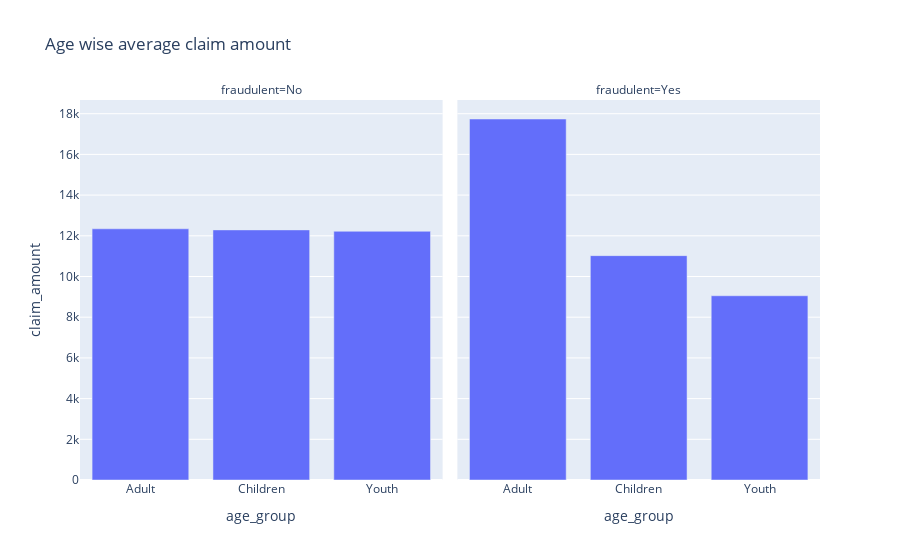

Source (notebook cell):
### Code cell
fig = px.bar(age_cat, x="age_group", y="claim_amount", facet_col="fraudulent",title="Age wise average claim amount")
fig.show()

### Figure 1 — Plotly figure (JSON) as saved in the notebook; plotly's stock layout.template omitted (floating-point values rounded to 4 significant figures)
{"data": [{"alignmentgroup": "True", "hovertemplate": "fraudulent=No<br>age_group=%{x}<br>claim_amount=%{y}<extra></extra>", "legendgroup": "", "marker": {"color": "#636efa", "pattern": {"shape": ""}}, "name": "", "offsetgroup": "", "orientation": "v", "showlegend": false, "textposition": "auto", "type": "bar", "x": ["Adult", "Children", "Youth"], "xaxis": "x", "y": [12340.0, 12290.0, 12220.0], "yaxis": "y"}, {"alignmentgroup": "True", "hovertemplate": "fraudulent=Yes<br>age_group=%{x}<br>claim_amount=%{y}<extra></extra>", "legendgroup": "", "marker": {"color": "#636efa", "pattern": {"shape": ""}}, "name": "", "offsetgroup": "", "orientation": "v", "showlegend": false, "textposition": "auto", "type": "bar", "x": ["Adult", "Children", "Youth"], "xaxis": "x2", "y": [17740.0, 11030.0, 9054.0], "yaxis": "y2"}], "layout": {"annotations": [{"font": {}, "showarrow": false, "text": "fraudulent=No", "x": 0.245, "xanchor": "center", "xref": "paper", "y": 1, "yanchor": "bottom", "yref": "paper"}, {"font": {}, "showarrow": false, "text": "fraudulent=Yes", "x": 0.755, "xanchor": "center", "xref": "paper", "y": 1, "yanchor": "bottom", "yref": "paper"}], "barmode": "relative", "legend": {"tracegroupgap": 0}, "title": {"text": "Age wise average claim amount"}, "xaxis": {"anchor": "y", "domain": [0, 0.49], "title": {"text": "age_group"}}, "xaxis2": {"anchor": "y2", "domain": [0.51, 1], "matches": "x", "title": {"text": "age_group"}}, "yaxis": {"anchor": "x", "domain": [0, 1], "title": {"text": "claim_amount"}}, "yaxis2": {"anchor": "x2", "domain": [0, 1], "matches": "y", "showticklabels": false}}}
